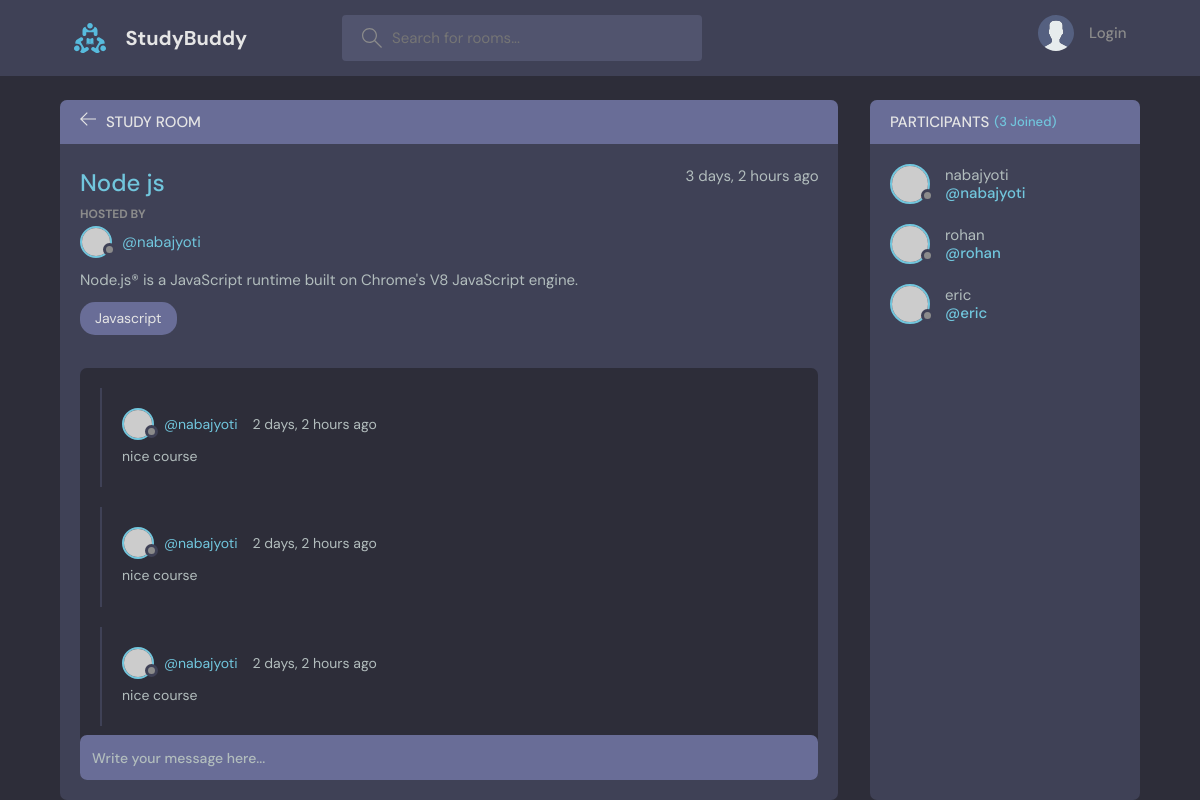
/room/5/, run on the app's committed database.
### base/models.py (models this page shows, shortened)
class Room(models.Model):
    user = models.ForeignKey(User, on_delete=models.SET_NULL, null=True)
    topic = models.ForeignKey(Topic, on_delete=models.SET_NULL, null=True)
    name = models.CharField(max_length=128)
    description = models.TextField(null=True, blank=True)
    participants = models.ManyToManyField(User, related_name='participants', blank=True)
    updated = models.DateTimeField(auto_now=True)
    created = models.DateTimeField(auto_now_add=True)
    class Meta:
        ordering = ['-updated','created']

class Topic(models.Model):
    name = models.CharField(max_length=200)

class Message(models.Model):
    user = models.ForeignKey(User, on_delete=models.CASCADE)
    room = models.ForeignKey(Room, on_delete=models.CASCADE)
    body = models.TextField()
    updated = models.DateTimeField(auto_now=True)
    created = models.DateTimeField(auto_now_add=True)
    class Meta:
        ordering = ['-updated','created']

### base/views.py (the view)
# urls.py: path('room/<str:pk>/', views.room, name='room'),
def room(request, pk):
    room = Room.objects.get(pk=pk)
    room_messages = Message.objects.all()
    participants = room.participants.all()
    context = {
        'room' : room,
        'room_messages' : room_messages,
        'participants' : participants
        }
    return render(request, 'base/room.html', context)

### base/templates/base/room.html (shortened to what this page needs)
{% extends 'main.html' %}
{% block content %}
<main class="profile-page layout layout--2">
    <div class="container">
      <div class="room">
        <div class="room__top">
          <div class="room__topLeft">
            <a href="{% url 'home' %}">
              <svg version="1.1" xmlns="http://www.w3.org/2000/svg" width="32" height="32" viewBox="0 0 32 32">
                <title>arrow-left</title>
                <path
                  d="M13.723 2.286l-13.723 13.714 13.719 13.714 1.616-1.611-10.96-10.96h27.625v-2.286h-27.625l10.965-10.965-1.616-1.607z"
                ></path>
              </svg>
            </a>
            <h3>Study Room</h3>
          </div>
        </div>
        <div class="room__box scroll">
          <div class="room__header scroll">
            <div class="room__info">
              <h3>{{room.name}}</h3>
              <span>{{room.created|timesince}} ago</span>
            </div>
            <div class="room__hosted">
              <p>Hosted By</p>
              <a href="{% url 'user_profile' room.user.id %}" class="room__author">
                <div class="avatar avatar--small">
                  <img src="https://randomuser.me/api/portraits/men/37.jpg" />
                </div>
                <span>@{{room.user.username}}</span>
              </a>
            </div>
            <div class="room__details">
              {{room.description}}
            </div>
            <span class="room__topics">{{room.topic.name}}</span>
          </div>
          <div class="room__conversation">
            <div class="threads scroll">
            {% for message in room_messages %}
                <div class="thread">
                    <div class="thread__top">
                    <div class="thread__author">
                        <a href="#" class="thread__authorInfo">
                        <div class="avatar avatar--small">
                            <img src="https://randomuser.me/api/portraits/men/37.jpg" />
                        </div>
                        <span>@{{message.user.username}}</span>
                        </a>
                        <span class="thread__date"> {{message.created|timesince}} ago</span>
                    </div>
                    </div>
                    <div class="thread__details">
                        {{ message.body }}
                    </div>
                </div>
            {% endfor %}
            </div>
          </div>
        </div>
        <div class="room__message">
            <form action="" method="POST">
              <input name="body" type="text" placeholder="Write your message here..." />
            </form>
        </div>
      </div>
      <div class="participants">
        <h3 class="participants__top">Participants <span>({{participants.count}} Joined)</span></h3>
        <div class="participants__list scroll">
        {% for participant in participants %}
          <a href="{% url 'user_profile' participant.id %}" class="participant">
            <div class="avatar avatar--medium">
              <img src="https://randomuser.me/api/portraits/men/37.jpg" />
            </div>
            <p>
              {{participant.username}}
              <span>@{{participant.username}}</span>
            </p>
          </a>
        {% endfor %}
        </div>
      </div>
    </div>
</main>
{% endblock content %}

### data on the page
Room: name "Node js", created "3 days, 2 hours", user.username "nabajyoti", description "Node.js® is a JavaScript runtime built on Chrome's V8 JavaScript engine.", topic.name "Javascript"
Message: user.username "nabajyoti", created "2 days, 2 hours", body "nice course"
Message: user.username "nabajyoti", created "2 days, 2 hours", body "nice course"
Message: user.username "nabajyoti", created "2 days, 2 hours", body "nice course"

### other printed values
{{ participants.count }} "3"
{{ participant.username }} "nabajyoti"
{{ participant.username }} "rohan"
{{ participant.username }} "eric"
